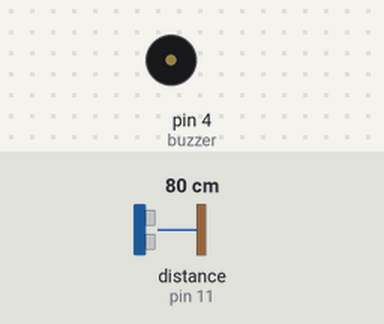
The sketch below on a simulated Arduino Uno, built with avr-gcc and run on an emulated ATmega328P. On the bench: buzzer (waves = sounding). The inputs (shaded band) are chosen by the test bench; at power-on: distance to the obstacle (sensor on pin 11) 80 cm.

Above: at 1.2 s.
1.3 s: distance to the obstacle (sensor on pin 11) set to 53 cm
2.8 s: distance to the obstacle (sensor on pin 11) set to 46 cm
5.8 s: distance to the obstacle (sensor on pin 11) set to 2 cm
At 6.9 s:
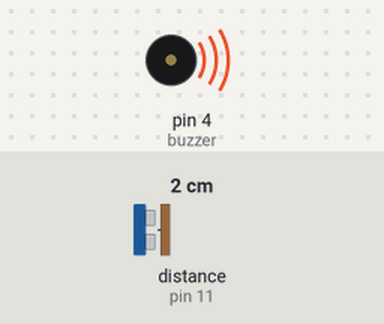
Timing chart, 0 to 8.8 s (numbered marks = the images above; inputs shaded):
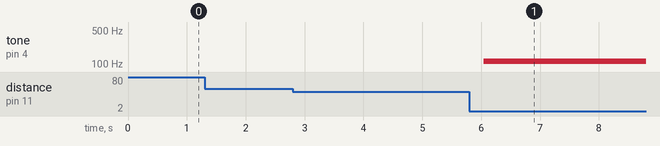

Measured:
- after the input at 1.3 s, every drawn part: stays the same
- after the input at 5.8 s, tone on pin 4 (buzzer): silent → 115 Hz after 0.24 s

The sketch:

ProjectSketch.ino
```cpp
int buzzer = 4;
#include <Ultrasonic.h>

Ultrasonic ultrasonic(12,11);

void setup() {
  Serial.begin(9600);
  pinMode(buzzer,OUTPUT);
}

void loop()
{
  int distance = ultrasonic.Ranging(CM);
  if (distance<50){
  int dil = 2*distance;

  digitalWrite(buzzer,HIGH);
  delay(dil);
  digitalWrite(buzzer,LOW);
  delay(dil);
  }
}
```
